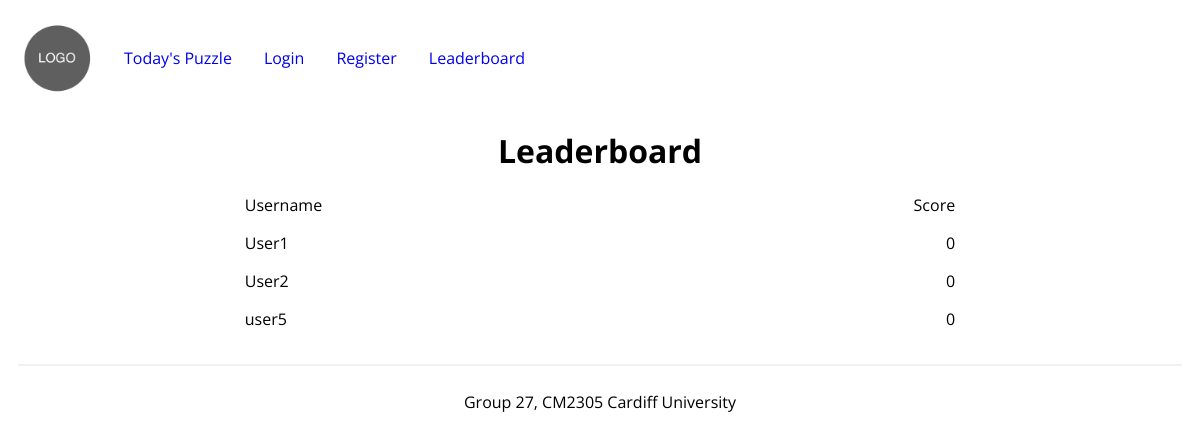
The app's page /leaderboard, older data.
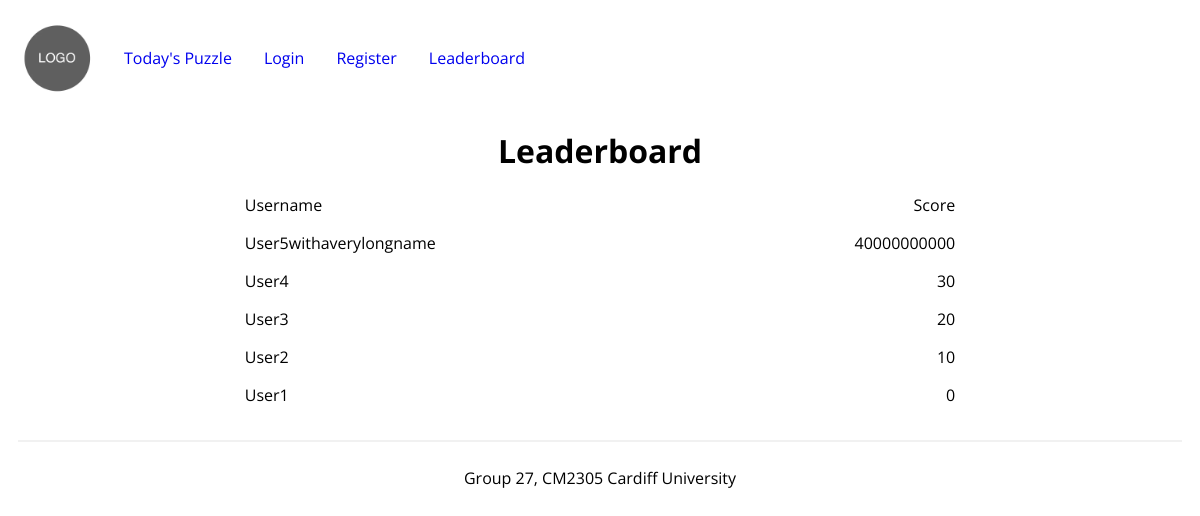
The same page, newer data.
### advent_of_code/models.py (models this page shows, shortened)
class User(db.Model, UserMixin):
    id = db.Column(db.Integer, primary_key=True)
    username = db.Column(db.String(20), unique=True,nullable=False)
    email_address = db.Column(db.String(120), unique=True, nullable=False)
    password_hash = db.Column(db.String(128), nullable=False)
    score = db.Column(db.Integer, nullable=False, default=0)
    attempts = db.relationship("Attempt", backref="user")
    @property
    def password(self):
        raise AttributeError("Password is not readable.")

### advent_of_code/routes.py (the view)
@app.route("/leaderboard")
def leaderboard():
    users = User.query.order_by(User.score.desc()).limit(100).all()
    return render_template("leaderboard.html", title="Leaderboard", users=users)

### advent_of_code/templates/leaderboard.html
{% extends "base.html" %}
{% block head %}
    <link rel="stylesheet" href="{{ url_for('static', filename='css/leaderboard.css') }}">
{% endblock head %}
{% block content %}
<div class="leaderboard-container">
    <div class="leaderboard-row">
        <span class="leaderboard-username">Username</span>
        <span class="leaderboard-score">Score</span>
    </div>
    {% for user in users %}
        <div class="leaderboard-row">
            <span class="leaderboard-username">{{ user.username }}</span>
            <span class="leaderboard-score">{{ user.score }}</span>
        </div>
    {% endfor %}
</div>
{% endblock content %}

### advent_of_code/templates/base.html (shortened to what this page needs)
<!DOCTYPE html>
<html>
<head>
    <link rel="stylesheet" href="https://cdnjs.cloudflare.com/ajax/libs/font-awesome/5.8.1/css/fontawesome.min.css">
    <link rel=stylesheet type=text/css href="{{ url_for('static', filename='css/base_style.css') }}">
    {% block head %}
    {% endblock %}
</head>
<body>
    <header>
        <nav class="base-nav">
            <ul class="nav-bar">
                <li class="base-nav-item">
                    <a id="home" href="{{ url_for('home') }}" class="nav-item-link">
                        <img class="btn nav-item-link logo" src="{{ url_for('static', filename='img/logo.png') }}" alt="logo">
                    </a>
                </li>
                <li class="base-nav-item">
                    <a id="about" href="{{ url_for('puzzle', puzzle_date='today') }}" class="btn nav-item-link">Today's Puzzle</a>
                </li>
                {% if current_user.is_authenticated %}
                    <li class="base-nav-item">
                        <a id="logout" href="{{ url_for('logout') }}" class="btn nav-item-link">Logout</a>
                    </li>
                {% else %}
                    <li class="base-nav-item">
                        <a id="login" href="{{ url_for('login') }}" class="btn nav-item-link">Login</a>
                    </li>
                    <li class="base-nav-item">
                        <a id="register" href="{{ url_for('register') }}" class="btn nav-item-link">Register</a>
                    </li>
                {% endif %}
                <li class="base-nav-item">
                    <a id="leaderboard" href="{{ url_for('leaderboard') }}" class="btn nav-item-link">Leaderboard</a>
                </li>
            </ul>
        </nav>
        <div class="title">
            <h1>{{ title }}</h1>
        </div>
    </header>
    <div id="content">
        {% block content %}
        {% endblock %}
    </div>
    <footer>
        <hr>
        <div class="footer">
            <p>Group 27, CM2305 Cardiff University</p>
        </div>
    </footer>
</body>
</html>

### advent_of_code/static/css/base_style.css (style rules this page uses)
* { font-family: 'Open Sans', sans-serif; }
.base-nav { display: flex; justify-content: space-between; }
.nav-bar { display: flex; flex-direction: row; list-style-type: none; margin: 0; padding: 0; overflow: hidden; align-items: center; transition: transform 1s ease-out; }
.base-nav-item { float: left; }
.nav-item-link { display: block; text-decoration: none; }
.btn { padding: 14px 16px; }
.logo { height: 100px; padding: 0px; }
.title { text-align: center; }
hr { border: 1px solid #f1f1f1; margin-bottom: 25px; }
footer { text-align: center; padding: 10px; }

### advent_of_code/static/css/leaderboard.css (style rules this page uses)
.leaderboard-container { display: flex; flex-direction: column; align-items: center; }
.leaderboard-row { display: flex; flex-direction: row; justify-content: space-between; align-items: center; margin: 0 0 1rem 0; width: 60%; }

Row changes from the older to the newer data that the page shows:
added User: username "User5withaverylongname", score "40000000000"
added User: username "User4", score "30"
changed User: username "user5" → "User3"; score "0" → "20"; moves up the list
changed User "User2": score "0" → "10"; moves down the list
